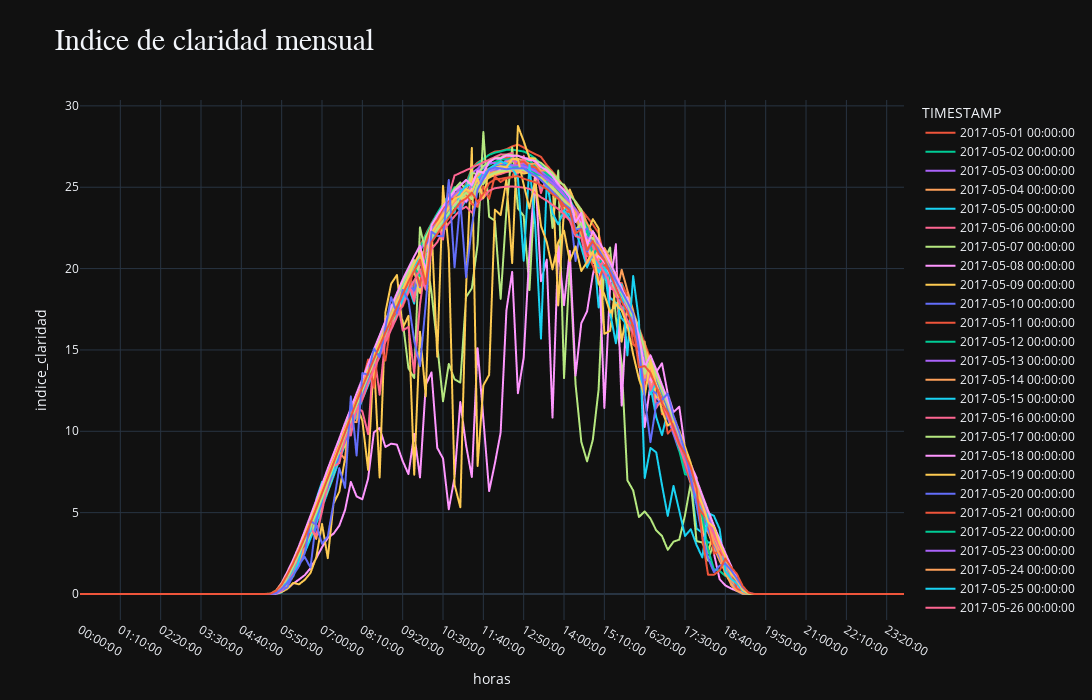

Write notebook code for a chart like this one.
### Code cell
indice = px.line(data_frame=resutados,
                 x="horas",
                 y="indice_claridad",
                 color="TIMESTAMP",
                 title="Indice de claridad mensual",
                 template = "plotly_dark",
                 width= 1200,
                 height= 700
                    )
indice.update_layout(title=dict(font=dict(family='JetBrains Mono',size=30)),
                            xaxis=dict(nticks=23))
indice.show()

### Figure 1 — Plotly figure (JSON) as saved in the notebook; plotly's stock layout.template omitted (floating-point values rounded to 4 significant figures; data arrays with more than 128 entries replaced by an {"elided": "..."} marker saying what was removed)
{"data": [{"hoverlabel": {"namelength": 0}, "hovertemplate": "TIMESTAMP=2017-05-01 00:00:00<br>horas=%{x}<br>indice_claridad=%{y}", "legendgroup": "2017-05-01 00:00:00", "line": {"color": "#EF553B", "dash": "solid"}, "mode": "lines", "name": "2017-05-01 00:00:00", "showlegend": true, "type": "scattergl", "x": {"elided": "144 str values"}, "xaxis": "x", "y": {"elided": "144 float values"}, "yaxis": "y"}, {"hoverlabel": {"namelength": 0}, "hovertemplate": "TIMESTAMP=2017-05-02 00:00:00<br>horas=%{x}<br>indice_claridad=%{y}", "legendgroup": "2017-05-02 00:00:00", "line": {"color": "#00cc96", "dash": "solid"}, "mode": "lines", "name": "2017-05-02 00:00:00", "showlegend": true, "type": "scattergl", "x": {"elided": "144 str values"}, "xaxis": "x", "y": {"elided": "144 float values"}, "yaxis": "y"}, {"hoverlabel": {"namelength": 0}, "hovertemplate": "TIMESTAMP=2017-05-03 00:00:00<br>horas=%{x}<br>indice_claridad=%{y}", "legendgroup": "2017-05-03 00:00:00", "line": {"color": "#ab63fa", "dash": "solid"}, "mode": "lines", "name": "2017-05-03 00:00:00", "showlegend": true, "type": "scattergl", "x": {"elided": "144 str values"}, "xaxis": "x", "y": {"elided": "144 float values"}, "yaxis": "y"}, {"hoverlabel": {"namelength": 0}, "hovertemplate": "TIMESTAMP=2017-05-04 00:00:00<br>horas=%{x}<br>indice_claridad=%{y}", "legendgroup": "2017-05-04 00:00:00", "line": {"color": "#FFA15A", "dash": "solid"}, "mode": "lines", "name": "2017-05-04 00:00:00", "showlegend": true, "type": "scattergl", "x": {"elided": "144 str values"}, "xaxis": "x", "y": {"elided": "144 float values"}, "yaxis": "y"}, {"hoverlabel": {"namelength": 0}, "hovertemplate": "TIMESTAMP=2017-05-05 00:00:00<br>horas=%{x}<br>indice_claridad=%{y}", "legendgroup": "2017-05-05 00:00:00", "line": {"color": "#19d3f3", "dash": "solid"}, "mode": "lines", "name": "2017-05-05 00:00:00", "showlegend": true, "type": "scattergl", "x": {"elided": "144 str values"}, "xaxis": "x", "y": {"elided": "144 float values"}, "yaxis": "y"}, {"hoverlabel": {"namelength": 0}, "hovertemplate": "TIMESTAMP=2017-05-06 00:00:00<br>horas=%{x}<br>indice_claridad=%{y}", "legendgroup": "2017-05-06 00:00:00", "line": {"color": "#FF6692", "dash": "solid"}, "mode": "lines", "name": "2017-05-06 00:00:00", "showlegend": true, "type": "scattergl", "x": {"elided": "144 str values"}, "xaxis": "x", "y": {"elided": "144 float values"}, "yaxis": "y"}, {"hoverlabel": {"namelength": 0}, "hovertemplate": "TIMESTAMP=2017-05-07 00:00:00<br>horas=%{x}<br>indice_claridad=%{y}", "legendgroup": "2017-05-07 00:00:00", "line": {"color": "#B6E880", "dash": "solid"}, "mode": "lines", "name": "2017-05-07 00:00:00", "showlegend": true, "type": "scattergl", "x": {"elided": "144 str values"}, "xaxis": "x", "y": {"elided": "144 float values"}, "yaxis": "y"}, {"hoverlabel": {"namelength": 0}, "hovertemplate": "TIMESTAMP=2017-05-08 00:00:00<br>horas=%{x}<br>indice_claridad=%{y}", "legendgroup": "2017-05-08 00:00:00", "line": {"color": "#FF97FF", "dash": "solid"}, "mode": "lines", "name": "2017-05-08 00:00:00", "showlegend": true, "type": "scattergl", "x": {"elided": "144 str values"}, "xaxis": "x", "y": {"elided": "144 float values"}, "yaxis": "y"}, {"hoverlabel": {"namelength": 0}, "hovertemplate": "TIMESTAMP=2017-05-09 00:00:00<br>horas=%{x}<br>indice_claridad=%{y}", "legendgroup": "2017-05-09 00:00:00", "line": {"color": "#FECB52", "dash": "solid"}, "mode": "lines", "name": "2017-05-09 00:00:00", "showlegend": true, "type": "scattergl", "x": {"elided": "144 str values"}, "xaxis": "x", "y": {"elided": "144 float values"}, "yaxis": "y"}, {"hoverlabel": {"namelength": 0}, "hovertemplate": "TIMESTAMP=2017-05-10 00:00:00<br>horas=%{x}<br>indice_claridad=%{y}", "legendgroup": "2017-05-10 00:00:00", "line": {"color": "#636efa", "dash": "solid"}, "mode": "lines", "name": "2017-05-10 00:00:00", "showlegend": true, "type": "scattergl", "x": {"elided": "144 str values"}, "xaxis": "x", "y": {"elided": "144 float values"}, "yaxis": "y"}, {"hoverlabel": {"namelength": 0}, "hovertemplate": "TIMESTAMP=2017-05-11 00:00:00<br>horas=%{x}<br>indice_claridad=%{y}", "legendgroup": "2017-05-11 00:00:00", "line": {"color": "#EF553B", "dash": "solid"}, "mode": "lines", "name": "2017-05-11 00:00:00", "showlegend": true, "type": "scattergl", "x": {"elided": "144 str values"}, "xaxis": "x", "y": {"elided": "144 float values"}, "yaxis": "y"}, {"hoverlabel": {"namelength": 0}, "hovertemplate": "TIMESTAMP=2017-05-12 00:00:00<br>horas=%{x}<br>indice_claridad=%{y}", "legendgroup": "2017-05-12 00:00:00", "line": {"color": "#00cc96", "dash": "solid"}, "mode": "lines", "name": "2017-05-12 00:00:00", "showlegend": true, "type": "scattergl", "x": {"elided": "144 str values"}, "xaxis": "x", "y": {"elided": "144 float values"}, "yaxis": "y"}, {"hoverlabel": {"namelength": 0}, "hovertemplate": "TIMESTAMP=2017-05-13 00:00:00<br>horas=%{x}<br>indice_claridad=%{y}", "legendgroup": "2017-05-13 00:00:00", "line": {"color": "#ab63fa", "dash": "solid"}, "mode": "lines", "name": "2017-05-13 00:00:00", "showlegend": true, "type": "scattergl", "x": {"elided": "144 str values"}, "xaxis": "x", "y": {"elided": "144 float values"}, "yaxis": "y"}, {"hoverlabel": {"namelength": 0}, "hovertemplate": "TIMESTAMP=2017-05-14 00:00:00<br>horas=%{x}<br>indice_claridad=%{y}", "legendgroup": "2017-05-14 00:00:00", "line": {"color": "#FFA15A", "dash": "solid"}, "mode": "lines", "name": "2017-05-14 00:00:00", "showlegend": true, "type": "scattergl", "x": {"elided": "144 str values"}, "xaxis": "x", "y": {"elided": "144 float values"}, "yaxis": "y"}, {"hoverlabel": {"namelength": 0}, "hovertemplate": "TIMESTAMP=2017-05-15 00:00:00<br>horas=%{x}<br>indice_claridad=%{y}", "legendgroup": "2017-05-15 00:00:00", "line": {"color": "#19d3f3", "dash": "solid"}, "mode": "lines", "name": "2017-05-15 00:00:00", "showlegend": true, "type": "scattergl", "x": {"elided": "144 str values"}, "xaxis": "x", "y": {"elided": "144 float values"}, "yaxis": "y"}, {"hoverlabel": {"namelength": 0}, "hovertemplate": "TIMESTAMP=2017-05-16 00:00:00<br>horas=%{x}<br>indice_claridad=%{y}", "legendgroup": "2017-05-16 00:00:00", "line": {"color": "#FF6692", "dash": "solid"}, "mode": "lines", "name": "2017-05-16 00:00:00", "showlegend": true, "type": "scattergl", "x": {"elided": "137 str values"}, "xaxis": "x", "y": {"elided": "137 float values"}, "yaxis": "y"}, {"hoverlabel": {"namelength": 0}, "hovertemplate": "TIMESTAMP=2017-05-17 00:00:00<br>horas=%{x}<br>indice_claridad=%{y}", "legendgroup": "2017-05-17 00:00:00", "line": {"color": "#B6E880", "dash": "solid"}, "mode": "lines", "name": "2017-05-17 00:00:00", "showlegend": true, "type": "scattergl", "x": {"elided": "144 str values"}, "xaxis": "x", "y": {"elided": "144 float values"}, "yaxis": "y"}, {"hoverlabel": {"namelength": 0}, "hovertemplate": "TIMESTAMP=2017-05-18 00:00:00<br>horas=%{x}<br>indice_claridad=%{y}", "legendgroup": "2017-05-18 00:00:00", "line": {"color": "#FF97FF", "dash": "solid"}, "mode": "lines", "name": "2017-05-18 00:00:00", "showlegend": true, "type": "scattergl", "x": {"elided": "144 str values"}, "xaxis": "x", "y": {"elided": "144 float values"}, "yaxis": "y"}, {"hoverlabel": {"namelength": 0}, "hovertemplate": "TIMESTAMP=2017-05-19 00:00:00<br>horas=%{x}<br>indice_claridad=%{y}", "legendgroup": "2017-05-19 00:00:00", "line": {"color": "#FECB52", "dash": "solid"}, "mode": "lines", "name": "2017-05-19 00:00:00", "showlegend": true, "type": "scattergl", "x": {"elided": "144 str values"}, "xaxis": "x", "y": {"elided": "144 float values"}, "yaxis": "y"}, {"hoverlabel": {"namelength": 0}, "hovertemplate": "TIMESTAMP=2017-05-20 00:00:00<br>horas=%{x}<br>indice_claridad=%{y}", "legendgroup": "2017-05-20 00:00:00", "line": {"color": "#636efa", "dash": "solid"}, "mode": "lines", "name": "2017-05-20 00:00:00", "showlegend": true, "type": "scattergl", "x": {"elided": "144 str values"}, "xaxis": "x", "y": {"elided": "144 float values"}, "yaxis": "y"}, {"hoverlabel": {"namelength": 0}, "hovertemplate": "TIMESTAMP=2017-05-21 00:00:00<br>horas=%{x}<br>indice_claridad=%{y}", "legendgroup": "2017-05-21 00:00:00", "line": {"color": "#EF553B", "dash": "solid"}, "mode": "lines", "name": "2017-05-21 00:00:00", "showlegend": true, "type": "scattergl", "x": {"elided": "144 str values"}, "xaxis": "x", "y": {"elided": "144 float values"}, "yaxis": "y"}, {"hoverlabel": {"namelength": 0}, "hovertemplate": "TIMESTAMP=2017-05-22 00:00:00<br>horas=%{x}<br>indice_claridad=%{y}", "legendgroup": "2017-05-22 00:00:00", "line": {"color": "#00cc96", "dash": "solid"}, "mode": "lines", "name": "2017-05-22 00:00:00", "showlegend": true, "type": "scattergl", "x": {"elided": "144 str values"}, "xaxis": "x", "y": {"elided": "144 float values"}, "yaxis": "y"}, {"hoverlabel": {"namelength": 0}, "hovertemplate": "TIMESTAMP=2017-05-23 00:00:00<br>horas=%{x}<br>indice_claridad=%{y}", "legendgroup": "2017-05-23 00:00:00", "line": {"color": "#ab63fa", "dash": "solid"}, "mode": "lines", "name": "2017-05-23 00:00:00", "showlegend": true, "type": "scattergl", "x": {"elided": "144 str values"}, "xaxis": "x", "y": {"elided": "144 float values"}, "yaxis": "y"}, {"hoverlabel": {"namelength": 0}, "hovertemplate": "TIMESTAMP=2017-05-24 00:00:00<br>horas=%{x}<br>indice_claridad=%{y}", "legendgroup": "2017-05-24 00:00:00", "line": {"color": "#FFA15A", "dash": "solid"}, "mode": "lines", "name": "2017-05-24 00:00:00", "showlegend": true, "type": "scattergl", "x": {"elided": "144 str values"}, "xaxis": "x", "y": {"elided": "144 float values"}, "yaxis": "y"}, {"hoverlabel": {"namelength": 0}, "hovertemplate": "TIMESTAMP=2017-05-25 00:00:00<br>horas=%{x}<br>indice_claridad=%{y}", "legendgroup": "2017-05-25 00:00:00", "line": {"color": "#19d3f3", "dash": "solid"}, "mode": "lines", "name": "2017-05-25 00:00:00", "showlegend": true, "type": "scattergl", "x": {"elided": "144 str values"}, "xaxis": "x", "y": {"elided": "144 float values"}, "yaxis": "y"}, {"hoverlabel": {"namelength": 0}, "hovertemplate": "TIMESTAMP=2017-05-26 00:00:00<br>horas=%{x}<br>indice_claridad=%{y}", "legendgroup": "2017-05-26 00:00:00", "line": {"color": "#FF6692", "dash": "solid"}, "mode": "lines", "name": "2017-05-26 00:00:00", "showlegend": true, "type": "scattergl", "x": {"elided": "144 str values"}, "xaxis": "x", "y": {"elided": "144 float values"}, "yaxis": "y"}, {"hoverlabel": {"namelength": 0}, "hovertemplate": "TIMESTAMP=2017-05-27 00:00:00<br>horas=%{x}<br>indice_claridad=%{y}", "legendgroup": "2017-05-27 00:00:00", "line": {"color": "#B6E880", "dash": "solid"}, "mode": "lines", "name": "2017-05-27 00:00:00", "showlegend": true, "type": "scattergl", "x": {"elided": "144 str values"}, "xaxis": "x", "y": {"elided": "144 float values"}, "yaxis": "y"}, {"hoverlabel": {"namelength": 0}, "hovertemplate": "TIMESTAMP=2017-05-28 00:00:00<br>horas=%{x}<br>indice_claridad=%{y}", "legendgroup": "2017-05-28 00:00:00", "line": {"color": "#FF97FF", "dash": "solid"}, "mode": "lines", "name": "2017-05-28 00:00:00", "showlegend": true, "type": "scattergl", "x": {"elided": "144 str values"}, "xaxis": "x", "y": {"elided": "144 float values"}, "yaxis": "y"}, {"hoverlabel": {"namelength": 0}, "hovertemplate": "TIMESTAMP=2017-05-29 00:00:00<br>horas=%{x}<br>indice_claridad=%{y}", "legendgroup": "2017-05-29 00:00:00", "line": {"color": "#FECB52", "dash": "solid"}, "mode": "lines", "name": "2017-05-29 00:00:00", "showlegend": true, "type": "scattergl", "x": {"elided": "144 str values"}, "xaxis": "x", "y": {"elided": "144 float values"}, "yaxis": "y"}, {"hoverlabel": {"namelength": 0}, "hovertemplate": "TIMESTAMP=2017-05-30 00:00:00<br>horas=%{x}<br>indice_claridad=%{y}", "legendgroup": "2017-05-30 00:00:00", "line": {"color": "#636efa", "dash": "solid"}, "mode": "lines", "name": "2017-05-30 00:00:00", "showlegend": true, "type": "scattergl", "x": {"elided": "144 str values"}, "xaxis": "x", "y": {"elided": "144 float values"}, "yaxis": "y"}, {"hoverlabel": {"namelength": 0}, "hovertemplate": "TIMESTAMP=2017-05-31 00:00:00<br>horas=%{x}<br>indice_claridad=%{y}", "legendgroup": "2017-05-31 00:00:00", "line": {"color": "#EF553B", "dash": "solid"}, "mode": "lines", "name": "2017-05-31 00:00:00", "showlegend": true, "type": "scattergl", "x": {"elided": "144 str values"}, "xaxis": "x", "y": {"elided": "144 float values"}, "yaxis": "y"}], "layout": {"height": 700, "legend": {"title": {"text": "TIMESTAMP"}, "tracegroupgap": 0}, "title": {"font": {"family": "JetBrains Mono", "size": 30}, "text": "Indice de claridad mensual"}, "width": 1200, "xaxis": {"anchor": "y", "domain": [0, 1], "nticks": 23, "title": {"text": "horas"}}, "yaxis": {"anchor": "x", "domain": [0, 1], "title": {"text": "indice_claridad"}}}}
